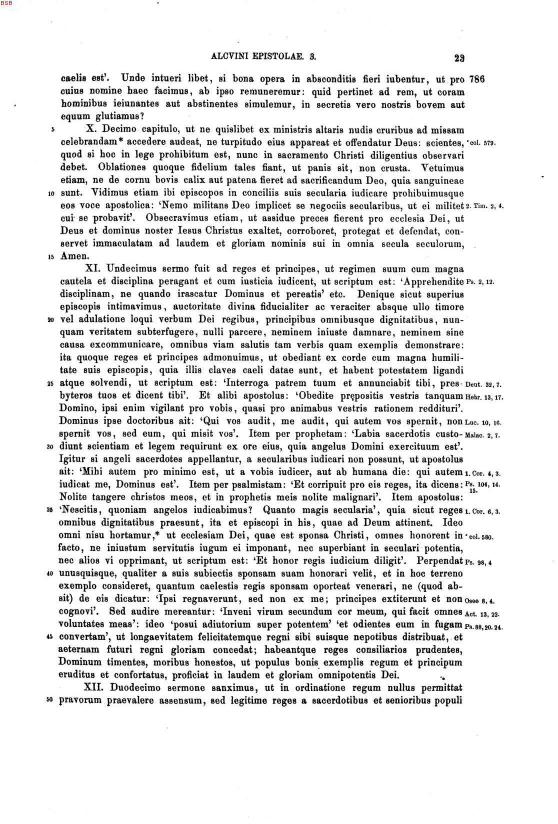
#> input picture data/adobe_images/letters-Copy1_Page_007_Image_0001.jpg, 1115 x 1647 px (shown at 1/2 size); its folder holds only this picture in this run
$ jupyter execute 01_getting_raw_text.ipynb
#> lines starting #> are read from the running program, lines starting #| are printed output that depends on the picture; after the words box and inside, x2 and y2 are one past the last pixel; in counts of white or black regions, pixels touching at a corner belong together
[cell 1]
import pytesseract
import cv2
import glob
from pdf2image import convert_from_path

[cell 2]
# [18 lines of commented-out code are left out]

[cell 3]
adobe_files = glob.glob("data/adobe_images/*.jpg")

[cell 4]
i=18
for file in adobe_files:
    if i < 100:
        new_i = f"0{i}"
    else:
        new_i = f"{i}"
    image = cv2.imread(file)
#> image is the input picture: shape (1647, 1115, 3); mean B, G, R 229.3, 229.3, 229.3
    gray = cv2.cvtColor(image, cv2.COLOR_BGR2GRAY)
    blur = cv2.GaussianBlur(gray, (7,7), 0)
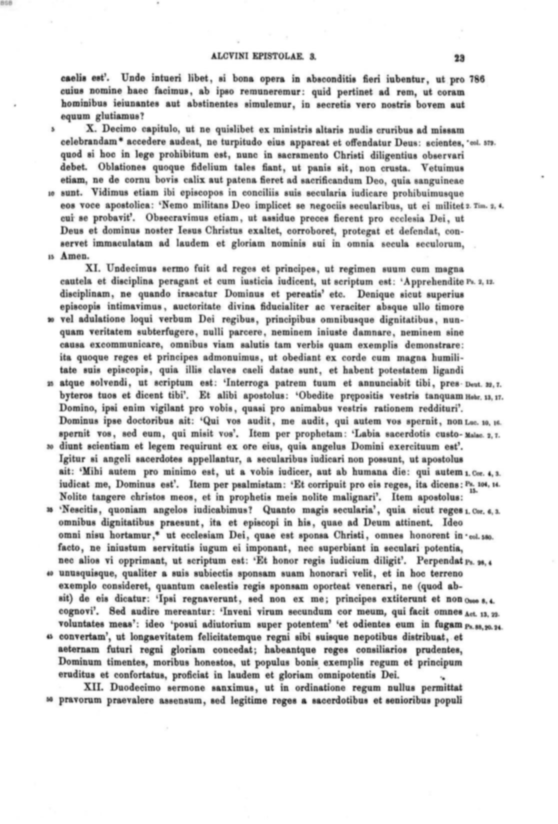
#> blur: shape (1647, 1115) (shown at 1/2 size); min 37, max 255, mean 229.3
    thresh = cv2.threshold(blur, 0, 255, cv2.THRESH_BINARY_INV + cv2.THRESH_OTSU)[1]
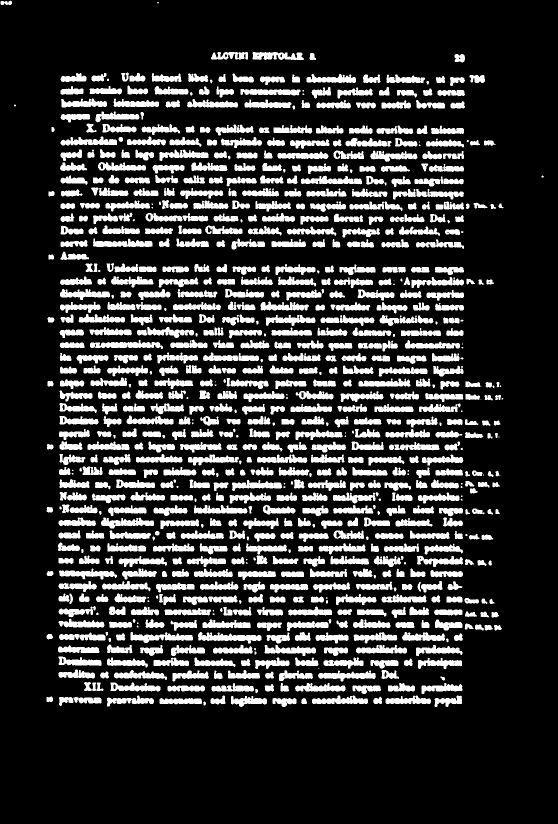
#> thresh: shape (1647, 1115) (shown at 1/2 size); 19.4% white; 828 white regions (62 under 20 px), largest, box (x1, y1, x2, y2) and area: (396, 1264, 523, 1287) 1522, (180, 680, 326, 698) 1475, (261, 1264, 386, 1286) 1415

    kernal = cv2.getStructuringElement(cv2.MORPH_RECT, (3, 500))
    dilate = cv2.dilate(thresh, kernal, iterations=1)
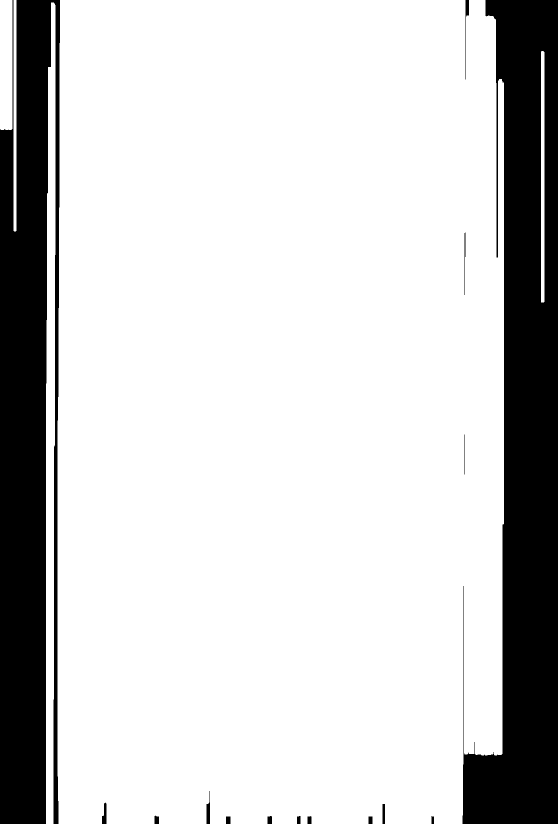
#> dilate: shape (1647, 1115) (shown at 1/2 size); 80.9% white; 15 black regions

#     cv2.imwrite("temp/sample.jpg", dilate)
    cnts = cv2.findContours(dilate, cv2.RETR_EXTERNAL, cv2.CHAIN_APPROX_SIMPLE)
#> cnts = 5 contours; box (x1, y1, x2, y2) and area: (115, 0, 1008, 1647) 1444986, (92, 5, 111, 1647) 23706, (0, 0, 25, 260) 6208, (1082, 102, 1089, 605) 3009, (27, 0, 33, 463) 2309
    cnts = cnts[0] if len(cnts) == 2 else cnts[1]
    cnts = sorted(cnts, key=lambda x: cv2.boundingRect(x)[1])
    main_roi = ""
    for c in cnts:
        x, y, w, h = cv2.boundingRect(c)

        if w < 50 and h > 800:
            roi = image[y:y+h, x:x+w]
#             cv2.rectangle(image, (x, y), (x+w, y+h), (36,255,12), 2)
            main_roi = x, w
#> this loop made 5 passes
#> (x, y, w, h, main_roi) on pass 4: (92, 5, 19, 1642, (92, 19))
#> (x, y, w, h) on passes 1, 2, 3, 5: (115, 0, 893, 1647), (27, 0, 6, 463), (0, 0, 25, 260), (1082, 102, 7, 503)
    if main_roi != "":
        if i % 2 == 0:
            roi_image = image[0:, 0:main_roi[0]]
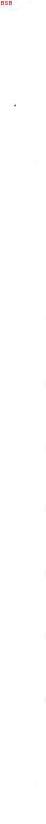
#> roi_image: shape (1647, 92, 3) (shown at 1/2 size); mean B, G, R 254.8, 254.8, 254.9
            cv2.imwrite(f"data/number_extracted/numbers_{new_i}.jpg", roi_image)
        else:
            roi_image = image[0:, main_roi[0]+main_roi[1]:]
            cv2.imwrite(f"data/number_extracted/numbers_{new_i}.jpg", roi_image)

    if main_roi == "":
#         cv2.imwrite(f"temp/exceptions/numbers_{i}.jpg", roi_image)
        print (f"temp/exceptions/numbers_{new_i}.jpg")
    i=i+1

$ run again, on data/adobe_images/letters-Copy1_Page_045_Image_0001.jpg
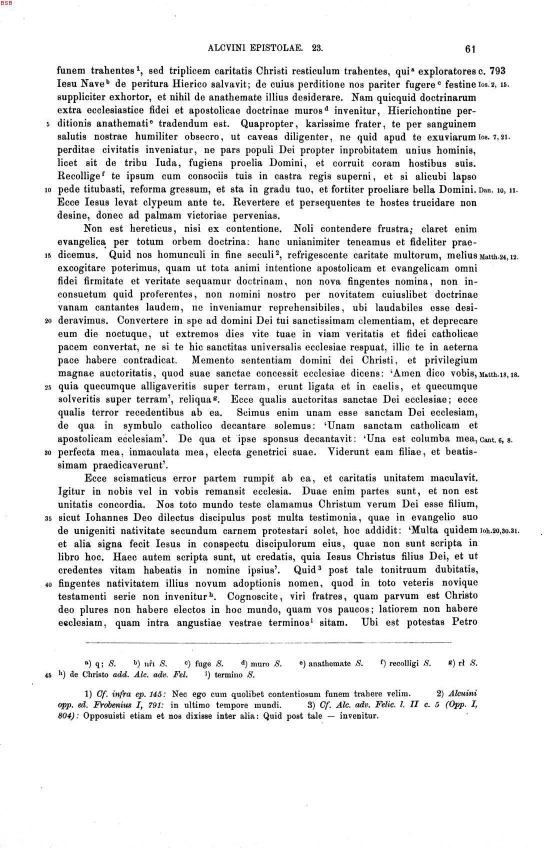
#> input picture data/adobe_images/letters-Copy1_Page_045_Image_0001.jpg, 1115 x 1695 px (shown at 1/2 size)
#> image is the input picture: shape (1695, 1115, 3); mean B, G, R 233.3, 233.3, 233.3
#> `thresh = cv2.threshold(blur, 0, 255, cv2.THRESH_BINARY_INV + cv2.THRES..`:
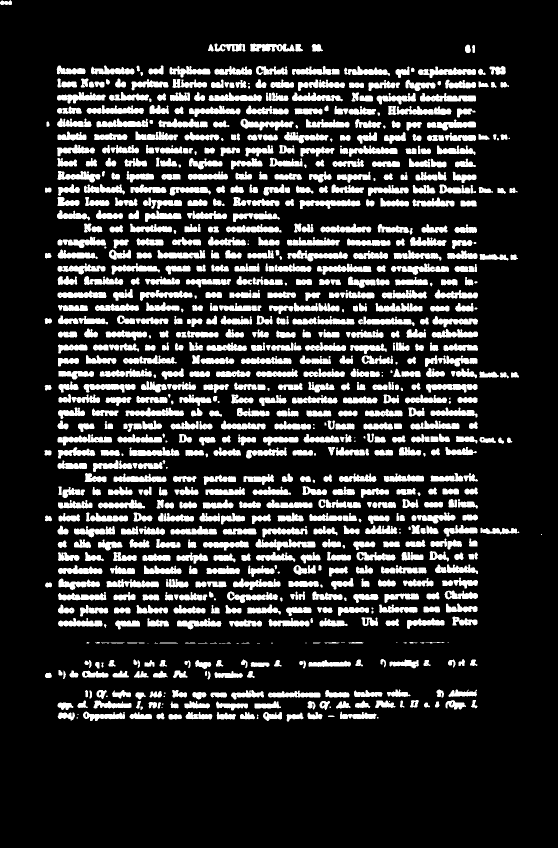
#> thresh: shape (1695, 1115) (shown at 1/2 size); 18% white; 859 white regions (67 under 20 px), largest, box (x1, y1, x2, y2) and area: (776, 212, 903, 230) 1466, (511, 1078, 631, 1101) 1344, (599, 398, 721, 418) 1309
#> `dilate = cv2.dilate(thresh, kernal, iterations=1)`:
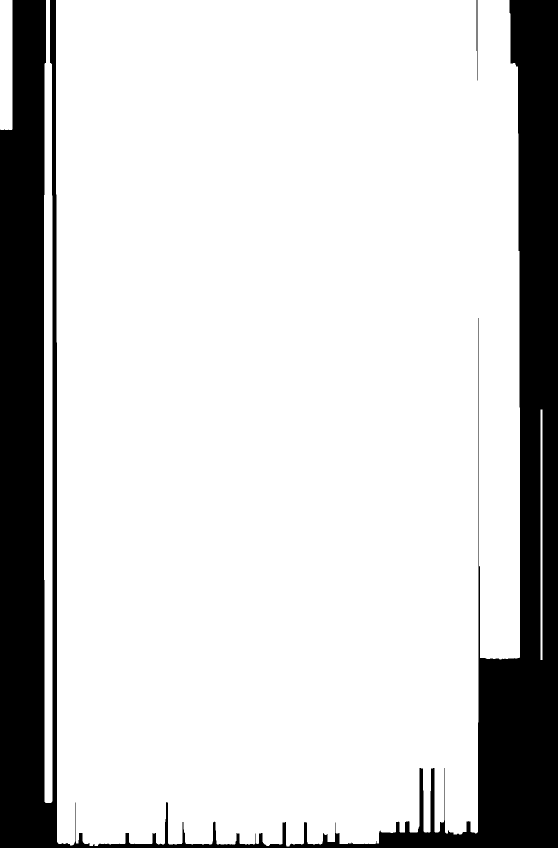
#> dilate: shape (1695, 1115) (shown at 1/2 size); 82.1% white; 2 black regions
#> cnts = 4 contours; box (x1, y1, x2, y2) and area: (112, 0, 1040, 1693) 1513412, (88, 0, 105, 1606) 23565, (0, 0, 25, 260) 6212, (1081, 819, 1085, 1320) 1500
#> the loop `for c in cnts:` made 4 passes
#> (x, y, w, h, main_roi) on pass 2: (88, 0, 17, 1606, (88, 17))

$ run again, on data/adobe_images/letters-Copy1_Page_054_Image_0001.jpg
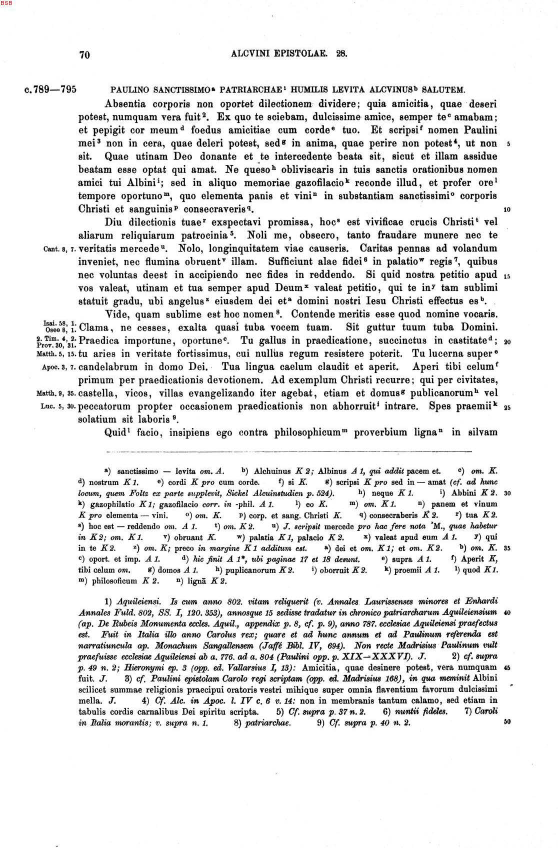
#> input picture data/adobe_images/letters-Copy1_Page_054_Image_0001.jpg, 1115 x 1695 px (shown at 1/2 size)
#> image is the input picture: shape (1695, 1115, 3); mean B, G, R 230.9, 230.9, 230.9
#> `thresh = cv2.threshold(blur, 0, 255, cv2.THRESH_BINARY_INV + cv2.THRES..`:
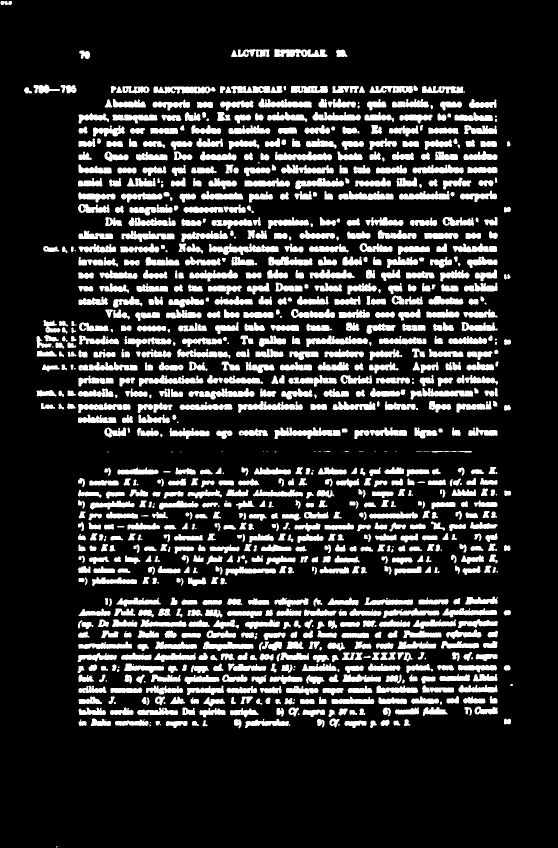
#> thresh: shape (1695, 1115) (shown at 1/2 size); 17.8% white; 989 white regions (76 under 20 px), largest, box (x1, y1, x2, y2) and area: (418, 487, 558, 510) 1640, (549, 854, 681, 878) 1603, (476, 802, 606, 826) 1471
#> dilate: shape (1695, 1115); 82.2% white; 18 black regions (1 under 20 px)
#> cnts = 6 contours; box (x1, y1, x2, y2) and area: (154, 0, 998, 1695) 1417270, (66, 0, 154, 1069) 87952, (1006, 33, 1027, 1695) 26598, (47, 0, 65, 437) 7402, (0, 0, 25, 260) 6210, (112, 1443, 116, 1695) 753
#> the loop `for c in cnts:` made 6 passes
#> (x, y, w, h, main_roi) on pass 5: (1006, 33, 21, 1662, (1006, 21))
#> `roi_image = image[0:, 0:main_roi[0]]`:
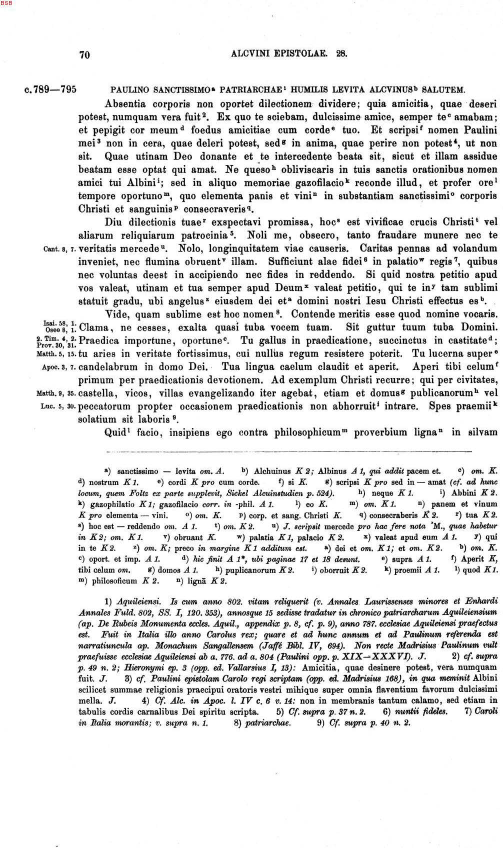
#> roi_image: shape (1695, 1006, 3) (shown at 1/2 size); mean B, G, R 228.4, 228.4, 228.4

$ run again, on data/adobe_images/letters-Copy1_Page_060_Image_0001.jpg
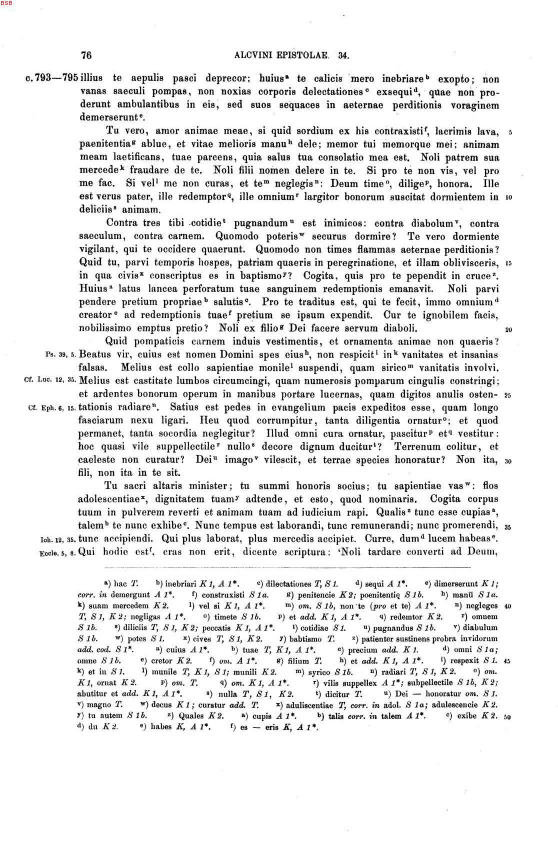
#> input picture data/adobe_images/letters-Copy1_Page_060_Image_0001.jpg, 1115 x 1695 px (shown at 1/2 size)
#> image is the input picture: shape (1695, 1115, 3); mean B, G, R 233.4, 233.4, 233.4
#> `thresh = cv2.threshold(blur, 0, 255, cv2.THRESH_BINARY_INV + cv2.THRES..`:
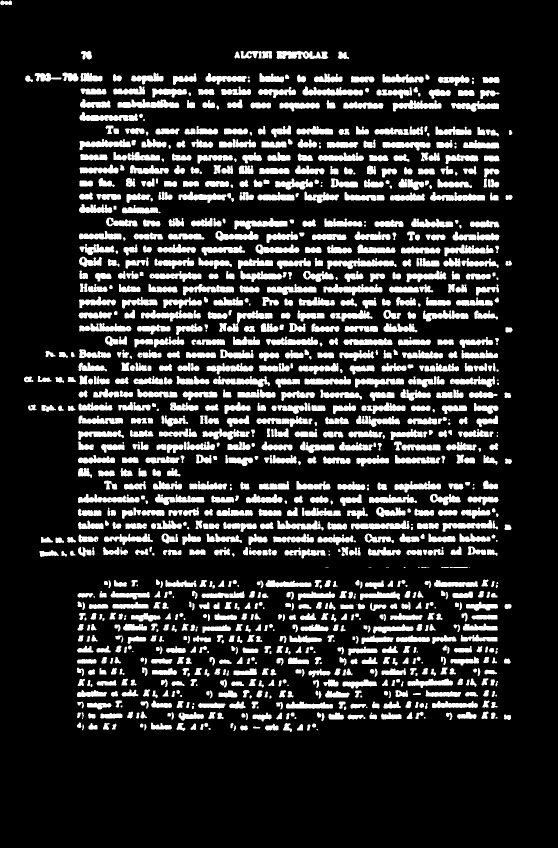
#> thresh: shape (1695, 1115) (shown at 1/2 size); 17.1% white; 1131 white regions (84 under 20 px), largest, box (x1, y1, x2, y2) and area: (654, 516, 793, 539) 1523, (235, 198, 359, 216) 1439, (605, 173, 726, 191) 1373
#> dilate: shape (1695, 1115); 83.7% white; 19 black regions (2 under 20 px)
#> cnts = 4 contours; box (x1, y1, x2, y2) and area: (47, 0, 1000, 1695) 1536546, (1007, 11, 1026, 1690) 25646, (49, 0, 67, 414) 7008, (0, 0, 25, 260) 6212
#> the loop `for c in cnts:` made 4 passes
#> (x, y, w, h, main_roi) on pass 4: (1007, 11, 19, 1679, (1007, 19))
#> `roi_image = image[0:, 0:main_roi[0]]`:
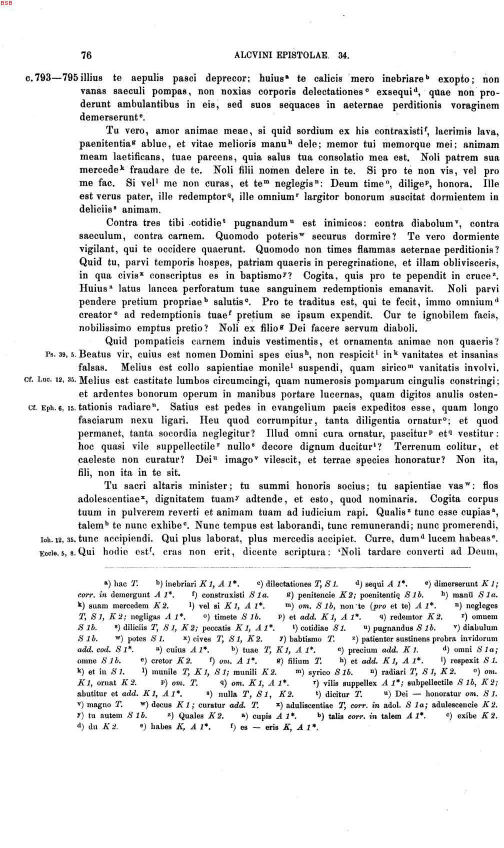
#> roi_image: shape (1695, 1007, 3) (shown at 1/2 size); mean B, G, R 231.2, 231.2, 231.2

$ run again, on data/adobe_images/letters-Copy1_Page_009_Image_0001.jpg
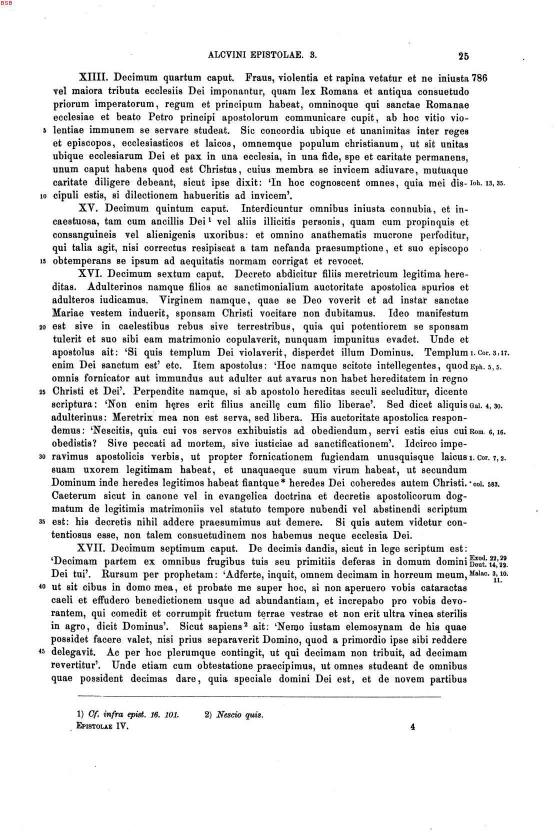
#> input picture data/adobe_images/letters-Copy1_Page_009_Image_0001.jpg, 1115 x 1674 px (shown at 1/2 size)
#> image is the input picture: shape (1674, 1115, 3); mean B, G, R 230.6, 230.6, 230.6
#> thresh: shape (1674, 1115); 19.3% white; 763 white regions (41 under 20 px), largest, box (x1, y1, x2, y2) and area: (468, 565, 617, 582) 1637, (629, 878, 777, 895) 1584, (354, 1061, 491, 1078) 1486
#> `dilate = cv2.dilate(thresh, kernal, iterations=1)`:
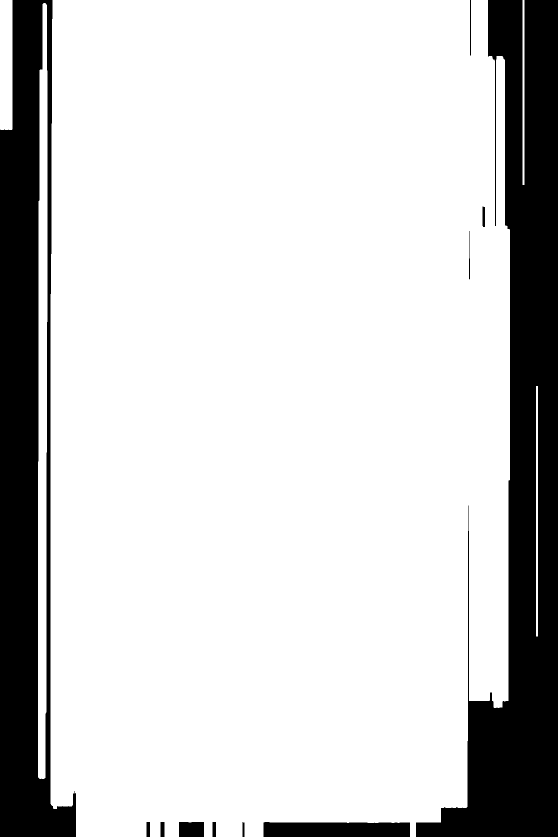
#> dilate: shape (1674, 1115) (shown at 1/2 size); 81.4% white; 11 black regions
#> cnts = 5 contours; box (x1, y1, x2, y2) and area: (101, 0, 1020, 1674) 1480600, (76, 6, 95, 1558) 23434, (0, 0, 25, 260) 6212, (1072, 772, 1076, 1273) 1500, (1045, 0, 1049, 370) 1107
#> the loop `for c in cnts:` made 5 passes
#> (x, y, w, h, main_roi) on pass 4: (76, 6, 19, 1552, (76, 19))
